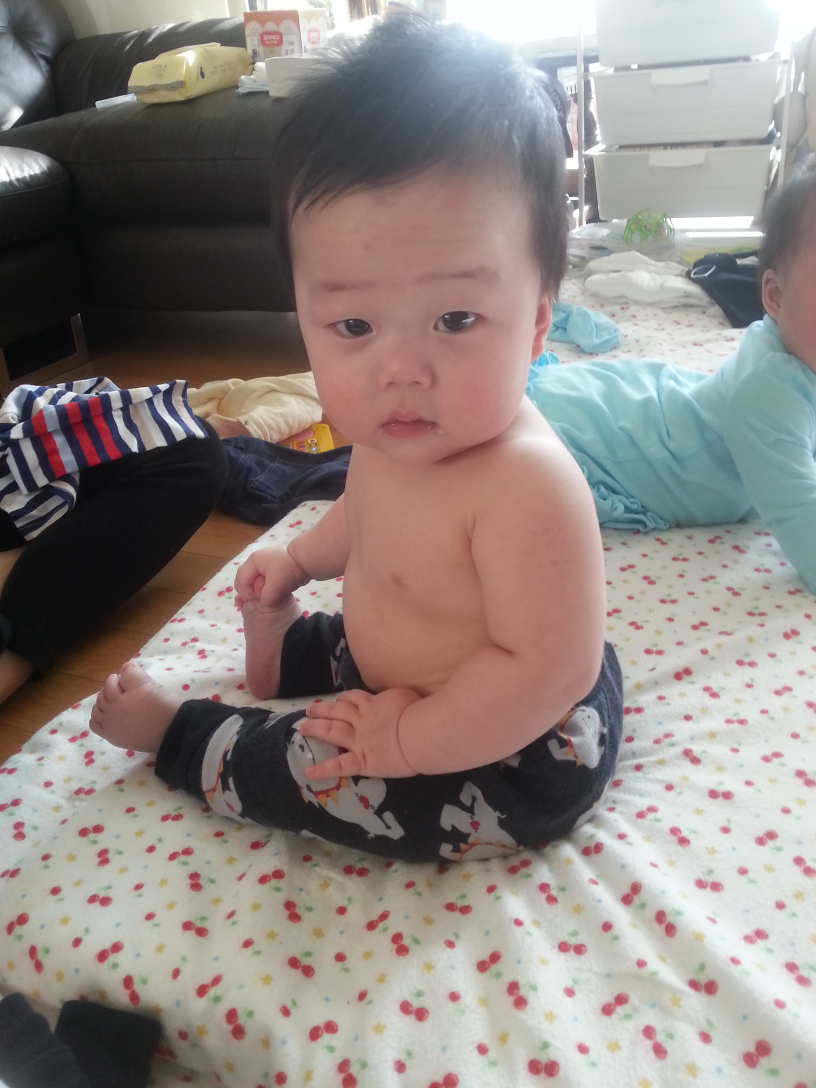
#> input picture Chris01.jpg, 2448 x 3264 px, given in place of the camera (shown at 1/3 size)
$ python 922_workshop_face_distorsion_camera.py
#> lines starting #> are read from the running program, lines starting #| are printed output that depends on the picture
#> further down, frame is the input picture: shape (3264, 2448, 3); mean B, G, R 128.7, 132.7, 141.8
import cv2
import numpy as np

# 얼굴과 눈동자 검출기 생성
face_cascade = cv2.CascadeClassifier('../data/haarcascade_frontalface_default.xml')
eye_cascade = cv2.CascadeClassifier('../data/haarcascade_eye.xml')


# 렌즈 왜곡 효과 함수
def distortedMap(rows, cols, type=0):
    map_y, map_x = np.indices((rows, cols), dtype=np.float32)
    # 렌즈 효과
    ## 렌즈 효과, 중심점 이동
    map_lenz_x = (2 * map_x - cols) / cols
    map_lenz_y = (2 * map_y - rows) / rows
    ## 렌즈 효과, 극좌표 변환
    r, theta = cv2.cartToPolar(map_lenz_x, map_lenz_y)
    if type == 0:
        ## 볼록 렌즈 효과 매핑 좌표 연산
        r[r < 1] = r[r < 1] ** 3
    else:
        ## 오목 렌즈 효과 매핑 좌표 연산
        r[r < 1] = r[r < 1] ** 0.5
    ## 렌즈 효과, 직교 좌표 복원
    mapx, mapy = cv2.polarToCart(r, theta)
    ## 렌즈 효과, 좌상단 좌표 복원
    mapx = ((mapx + 1) * cols) / 2
    mapy = ((mapy + 1) * rows) / 2
    return (mapx, mapy)


# 얼굴 검출 함수
def findFaces(img):
    gray = cv2.cvtColor(img, cv2.COLOR_BGR2GRAY)
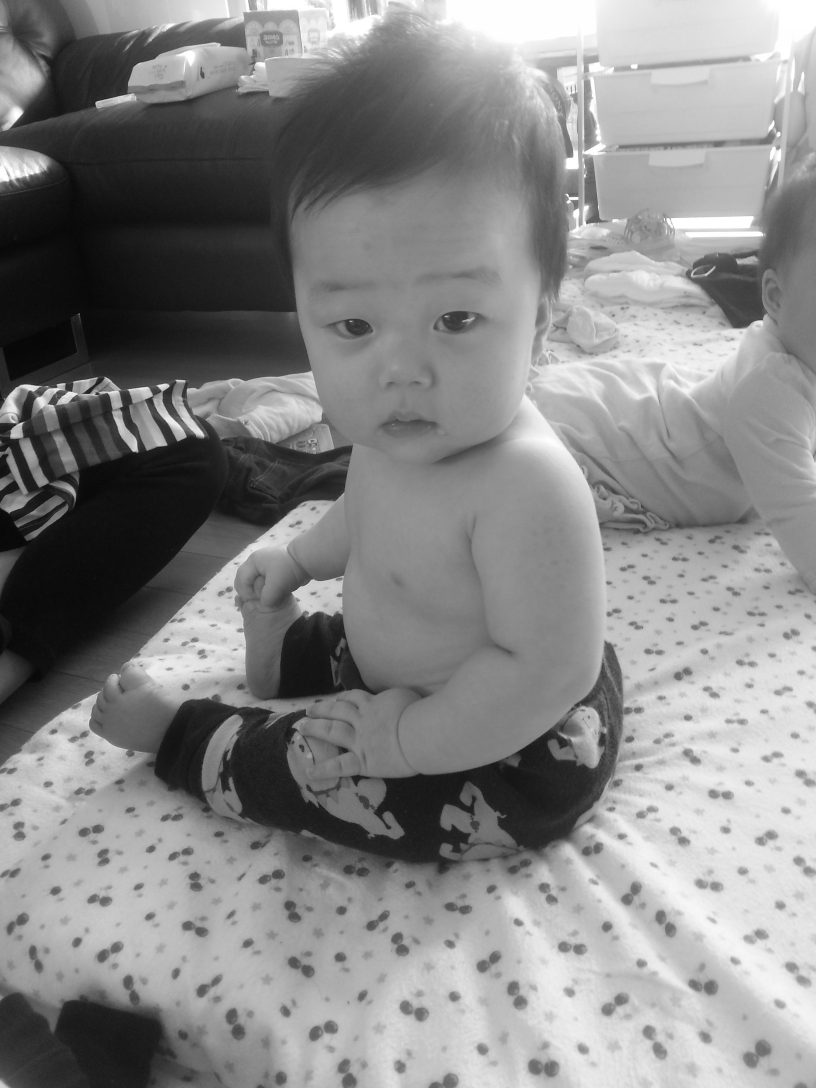
#> gray: shape (3264, 2448) (shown at 1/3 size); min 0, max 255, mean 135
    faces = face_cascade.detectMultiScale(gray)
#> faces = [[6, 1198, 52, 52], [328, 1208, 57, 57], [2238, 1676, 98, 98], [1992, 1643, 103, 103], [1909, 1920, 105, 105], [840, 2208, 108, 108], [212, 2447, 126, 126], [136, 2226, 144, 144], [1435, 2699, 182, 182], [542, 1773, 199, 199], [826, 670, 781, 781]]
    face_coords = []
    for (x, y, w, h) in faces:
        face_coords.append((x, y, w, h))
#> this loop made 11 passes
#> after the loop, face_coords = [(6, 1198, 52, 52), (328, 1208, 57, 57), (2238, 1676, 98, 98), (1992, 1643, 103, 103), (1909, 1920, 105, 105), (840, 2208, 108, 108), (212, 2447, 126, 126), (136, 2226, 144, 144), (1435, 2699, 182, 182), (542, 1773, 199, 199), (826, 670, 781, 781)]
    return face_coords


# 눈 검출 함수
def findEyes(img):
    gray = cv2.cvtColor(img, cv2.COLOR_BGR2GRAY)
    faces = face_cascade.detectMultiScale(gray)
    eyes_coords = []
    for (x, y, w, h) in faces:
        roi_gray = gray[y:y + h, x:x + w]
        eyes = eye_cascade.detectMultiScale(roi_gray)
        for (ex, ey, ew, eh) in eyes:
            eyes_coords.append((ex + x, ey + y, ew, eh))
    return eyes_coords


cap = cv2.VideoCapture(0)
cap.set(cv2.CAP_PROP_FRAME_WIDTH, 480)
cap.set(cv2.CAP_PROP_FRAME_HEIGHT, 320)

while True:
    ret, frame = cap.read()
    img1 = frame.copy()
    img2 = frame.copy()
    # 얼굴 검출해서 오목/볼록 렌즈 효과로 왜곡 적용
    faces = findFaces(frame)
#> faces has the same summary as face_coords in findFaces
    for face in faces:
        x, y, w, h = face
        mapx, mapy = distortedMap(w, h, 1)
        roi = img1[y:y + h, x:x + w]
        convex = cv2.remap(roi, mapx, mapy, cv2.INTER_LINEAR)
        img1[y:y + h, x:x + w] = convex
#> this loop made 11 passes
#> pass 1, in distortedMap, `map_y, map_x = np.indices((rows, cols), dtype=np.float32)`:
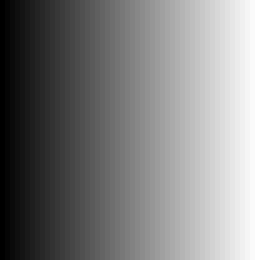
#> map_x: shape (52, 52) float32 (shown 5 times larger); min 0, max 51, mean 25.5; drawn with min black and max white
#> after the loop:
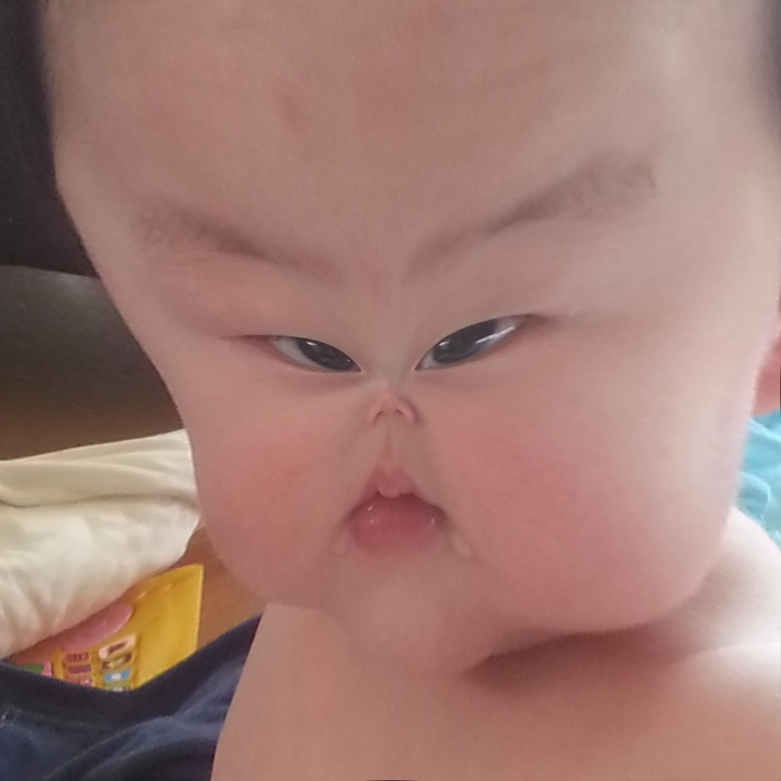
#> roi: shape (781, 781, 3); mean B, G, R 115.7, 124.2, 161.4
    # 눈 영역 검출해서 볼록 렌즈 효과로 왜곡 적용
    eyes = findEyes(frame)
#> the loop in findEyes, `for (x, y, w, h) in faces:` made 11 passes
#> (x, y, w, h, eyes) on passes 3, 4, 5, 7, 9, 10: (2238, 1676, 98, 98, [[20, 23, 25, 25], [51, 74, 23, 23], [47, 24, 28, 28]]), (1992, 1643, 103, 103, [[37, 70, 27, 27]]), (1909, 1920, 105, 105, [[18, 12, 42, 42]]), (212, 2447, 126, 126, [[56, 64, 30, 30], [56, 19, 45, 45], [17, 27, 45, 45]]), (1435, 2699, 182, 182, [[135, 88, 28, 28], [84, 39, 57, 57]]), (542, 1773, 199, 199, [[33, 35, 53, 53]])
#> pass 3, in findEyes, `roi_gray = gray[y:y + h, x:x + w]`:
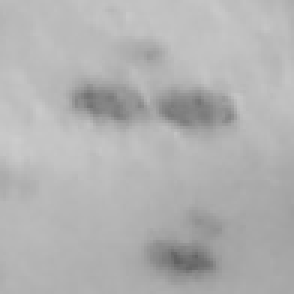
#> roi_gray: shape (98, 98) (shown 3 times larger); min 98, max 204, mean 177.7
#> after the loop in findEyes, `for (x, y, w, h) in faces:`:
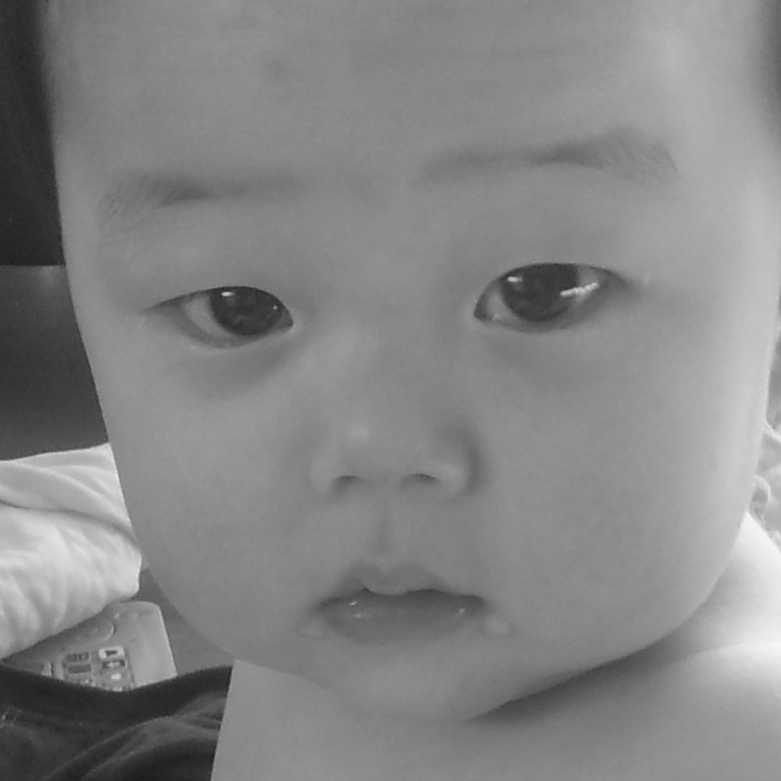
#> roi_gray: shape (781, 781); min 27, max 248, mean 132.9
#> after the loop in findEyes, `for (x, y, w, h) in faces:`: eyes_coords = 15 items, first 6: (2258, 1699, 25, 25), (2289, 1750, 23, 23), (2285, 1700, 28, 28), (2029, 1713, 27, 27), (1927, 1932, 42, 42), (268, 2511, 30, 30)
#> eyes has the same summary as eyes_coords in findEyes
    for eye in eyes:
        x, y, w, h = eye
        mapx, mapy = distortedMap(w, h)
        roi = img2[y:y + h, x:x + w]
        convex = cv2.remap(roi, mapx, mapy, cv2.INTER_LINEAR)
        img2[y:y + h, x:x + w] = convex
#> this loop made 15 passes
#> (x, y, w, h) on passes 1 to 12: (2258, 1699, 25, 25), (2289, 1750, 23, 23), (2285, 1700, 28, 28), (2029, 1713, 27, 27), (1927, 1932, 42, 42), (268, 2511, 30, 30), (268, 2466, 45, 45), (229, 2474, 45, 45), (1570, 2787, 28, 28), (1519, 2738, 57, 57), (575, 1808, 53, 53), (1273, 1256, 43, 43)
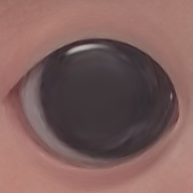
#> roi: shape (193, 193, 3); mean B, G, R 92.8, 95.8, 127.2
    # 하나의 이미지로 병합해서 출력
    merged = np.hstack((frame, img1, img2))
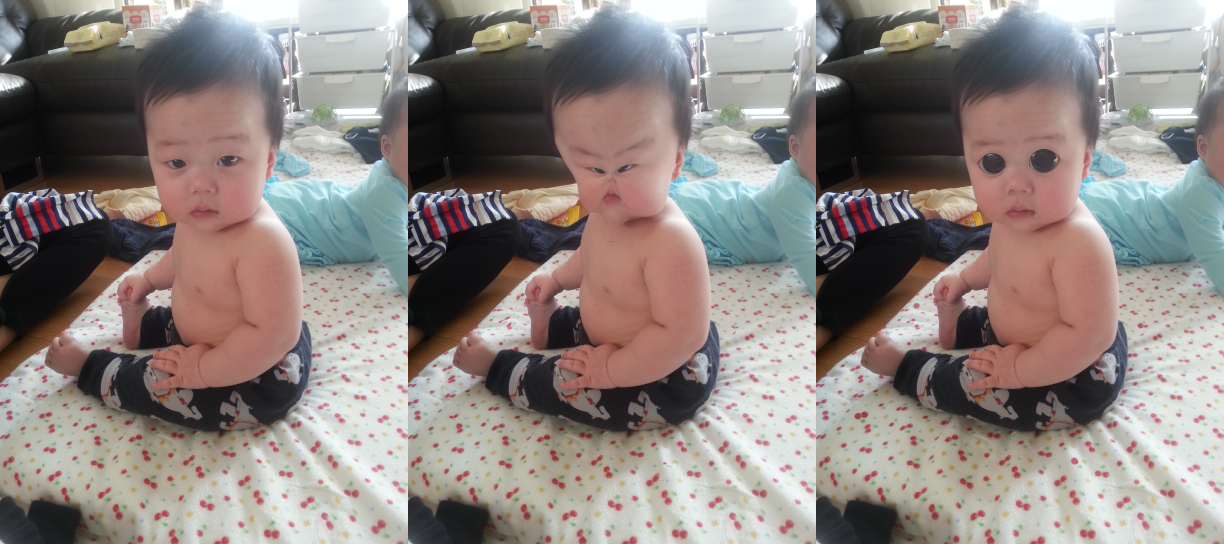
#> merged: shape (3264, 7344, 3) (shown at 1/6 size); mean B, G, R 128.7, 132.7, 141.7
    cv2.imshow('Face Distortion', merged)
    if cv2.waitKey(1) == 27:
#> (key Esc is pressed here)
        break
cv2.destroyAllWindows()
